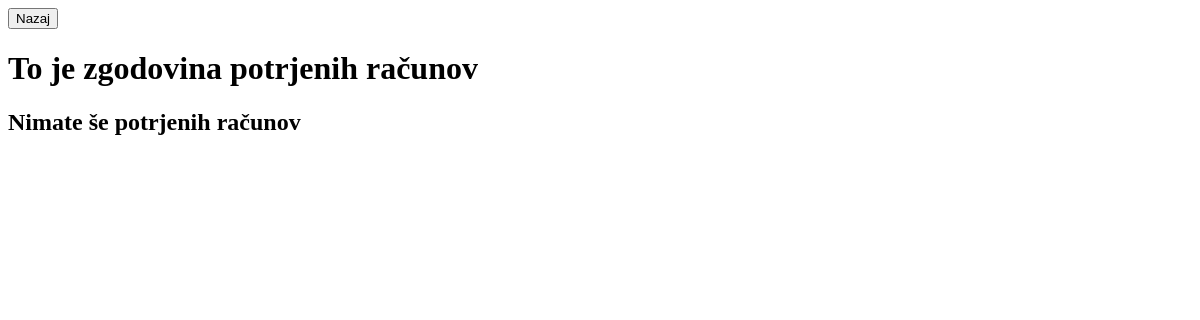
The app's page /racuni/zgodovina/, older data.
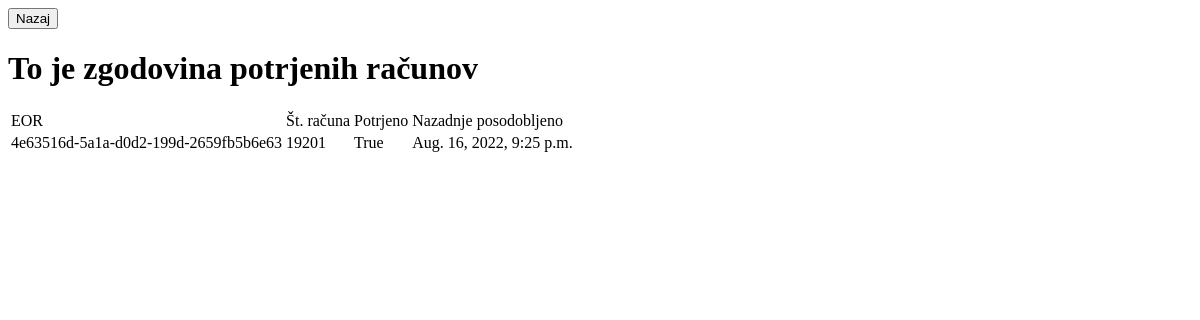
The same page, newer data.
### racuni/models.py (models this page shows, shortened)
class Bill(models.Model):
    eor = models.CharField(max_length=100, primary_key=True)
    producer = models.ForeignKey(Company, on_delete=models.CASCADE)
    bill_number = models.CharField(max_length=200)
    seller = models.CharField(max_length=200)
    last_updated = models.DateTimeField('last updated')
    tax_level = models.FloatField()
    zoi = models.CharField(max_length=200)
    status = models.BooleanField()

### racuni/views.py (the view)
# urls.py: path('zgodovina/', views.HistoryView.as_view(), name='history'),
class HistoryView(generic.ListView):
    template_name = 'racuni/history.html'
    context_object_name = 'bills_list'
    def get_queryset(self):
        return Bill.objects.filter(status=True)

### racuni/templates/racuni/history.html (shortened to what this page needs)
<!DOCTYPE html>
<html lang="en">
<head>
</head>
<body>
<a href="{% url 'index' %}"><input type="submit" value="Nazaj"></a>
<h1>To je zgodovina potrjenih računov </h1>
{% if bills_list %}
    {% for bill in bills_list %}
        <table class="table">
            <tr>
                <td>EOR</td>
                <td>Št. računa</td>
                <td>Potrjeno</td>
                <td>Nazadnje posodobljeno</td>
            </tr>
            {% for bill in bills_list %}
                <tr>
                    <td>{{ bill.eor }}</td>
                    <td>{{ bill.bill_number }}</td>
                    <td>{{ bill.status }}</td>
                    <td>{{ bill.last_updated }}</td>
                </tr>
            {% endfor %}
        </table>
    {% endfor %}
{% else %}
    <h2>Nimate še potrjenih računov</h2>
{% endif %}
</body>
</html>

Row changes from the older to the newer data that the page shows:
now on this page (row edited): Bill: eor "4e63516d-5a1a-d0d2-199d-2659fb5b6e63", bill_number "19201", status "True", last_updated "Aug. 16, 2022, 9:25 p.m."
Text that changed along with them:
text no longer shown: "Nimate še potrjenih računov"
